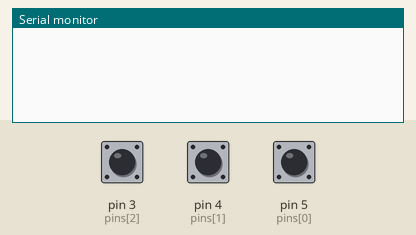
The sketch below on a simulated Arduino Uno, built with avr-gcc and run on an emulated ATmega328P. On the bench: the last lines printed to the serial monitor. The inputs (shaded band) are chosen by the test bench; at power-on: pin 3 (pins[2]) HIGH, pin 4 (pins[1]) HIGH, pin 5 (pins[0]) HIGH.

Above: at 2.8 s.
2.9 s: pin 3 (pins[2]) pulled LOW for 1.2 s
At 4.7 s:
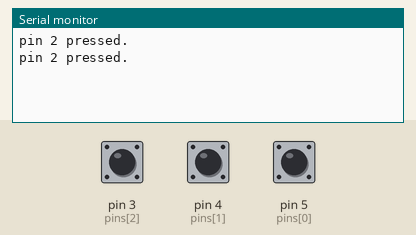
5.6 s: pin 4 (pins[1]) pulled LOW for 1.2 s
At 7.5 s:
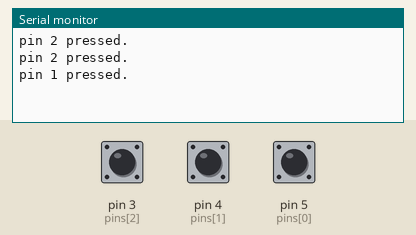
8.3 s: pin 5 (pins[0]) pulled LOW for 1.2 s
At 9.8 s:
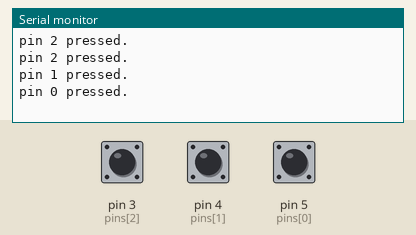
Timing chart, 0 to 11.3 s (numbered marks = the images above; inputs shaded):
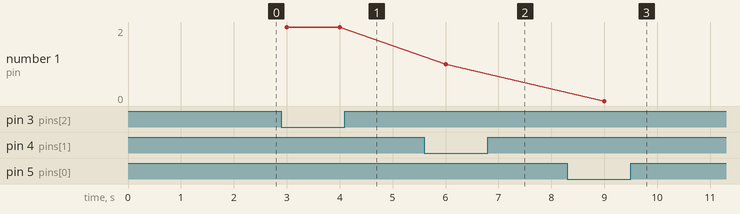

The sketch:

Keyboard.ino
```cpp
const int pinNum = 3;
const int pins[pinNum] = { 5, 4, 3 };
bool state[pinNum];

void setup() {
  Serial.begin(9600);

  for ( int i = 0 ; i < pinNum ; i++ )
    pinMode( pins[i] , INPUT_PULLUP );

}

void loop() {
  for (int i = 0; i < pinNum; i++) {
    state[i] = digitalRead(pins[i]);
    if (state[i] == 0) {
      Serial.print("pin ");
      Serial.print(i);
      Serial.println(" pressed.");
    }
  }
  delay(1000);
}
```

Measured:
- after the input at 2.9 s, the serial monitor: prints a new line after 0.10 s (image 1)
- after the input at 5.6 s, the serial monitor: prints a new line after 0.40 s (image 2)
- after the input at 8.3 s, the serial monitor: prints a new line after 0.70 s (image 3)
- plotted number 1: 2 → 1 after the input at 5.6 s, 1 → 0 after the input at 8.3 s
